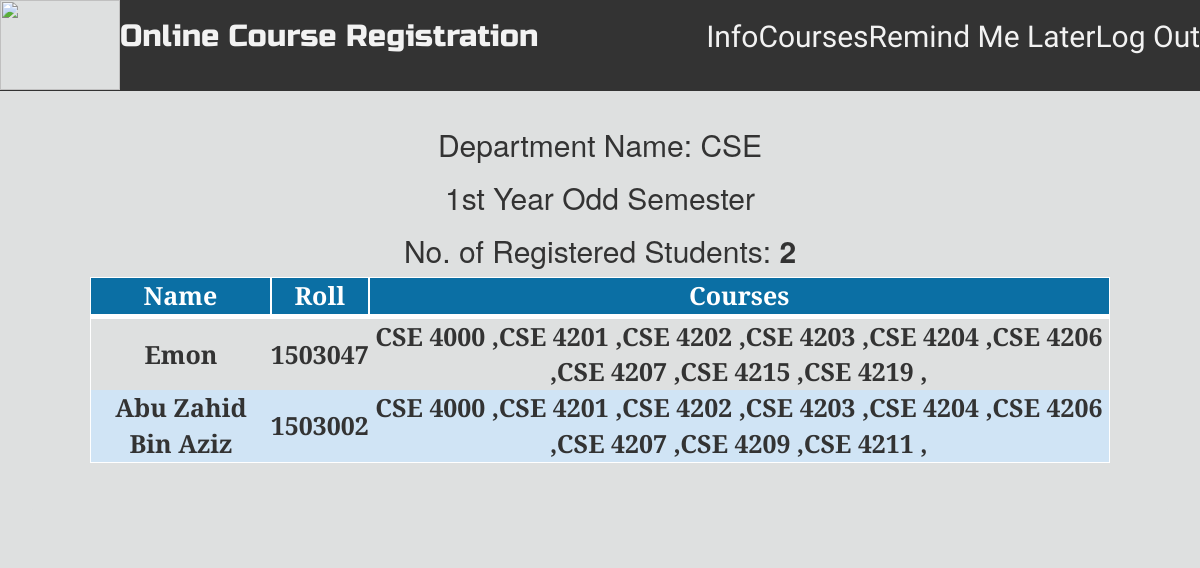
/studentlist/ (signed in), run on the app's committed database.
### course/models.py (models this page shows, shortened)
class Initial(models.Model):
    cse='CSE'
    eee='EEE'
    me='ME'
    civil='CE'
    mecha='MTE'
    glass= 'GCE'
    ece='ECE'
    ete='ETE'
    arch= 'ARCH'
    urp='URP'
    becm= 'BECM'
    mse='MSE'
    ipe='IPE'
    cfpe= 'CFPE'
    odd1='1st Year Odd Semester'
    even1='1st Year Even Semester'
    odd2='2nd Year Odd Semester'
    even2='2nd Year Even Semester'
    odd3='3rd Year Odd Semester'
    even3='3rd Year Even Semester'
    odd4='4th Year Odd Semester'
    even4='4th Year Even Semester'
    c=(
    (cse,'CSE'),
    (eee,'EEE'),
    (me,'ME'),
    (civil,'CE'),
    (mecha,'MTE'),
    (glass,'GCE'),
    (ece,'ECE'),
    (ete,'ETE'),
    (arch,'ARCH'),
    (urp,'URP'),
    (becm,'BECM'),
    (mse,'MSE'),
    (ipe,'IPE'),
    (cfpe,'CFPE'),
    )
    d=(
        (odd1,'1st Year Odd Semester'),
        (even1,'1st Year Even Semester'),
        (odd2,'2nd Year Odd Semester'),
        (even2,'2nd Year Even Semester'),
        (odd3,'3rd Year Odd Semester'),
        (even3,'3rd Year Even Semester'),
        (odd4,'4th Year Odd Semester'),
        (even4,'4th Year Even Semester'),
    )
    Semester = models.CharField(max_length=256,choices=d,default=odd1)
    Department = models.CharField(max_length=256, choices=c,default=cse)

class Registration(models.Model):
    cse='CSE'
    eee='EEE'
    me='ME'
    civil='CE'
    mecha='MTE'
    glass= 'GCE'
    ece='ECE'
    ete='ETE'
    arch= 'ARCH'
    urp='URP'
    becm= 'BECM'
    mse='MSE'
    ipe='IPE'
    cfpe= 'CFPE'
    odd1='1st Year Odd Semester'
    even1='1st Year Even Semester'
    odd2='2nd Year Odd Semester'
    even2='2nd Year Even Semester'
    odd3='3rd Year Odd Semester'
    even3='3rd Year Even Semester'
    odd4='4th Year Odd Semester'
    even4='4th Year Even Semester'
    c=(
    (cse,'CSE'),
    (eee,'EEE'),
    (me,'ME'),
    (civil,'CE'),
    (mecha,'MTE'),
    (glass,'GCE'),
    (ece,'ECE'),
    (ete,'ETE'),
    (arch,'ARCH'),
    (urp,'URP'),
    (becm,'BECM'),
    (mse,'MSE'),
    (ipe,'IPE'),
    (cfpe,'CFPE'),
    )
    d=(
        (odd1,'1st Year Odd Semester'),
        (even1,'1st Year Even Semester'),
        (odd2,'2nd Year Odd Semester'),
        (even2,'2nd Year Even Semester'),
        (odd3,'3rd Year Odd Semester'),
        (even3,'3rd Year Even Semester'),
        (odd4,'4th Year Odd Semester'),
        (even4,'4th Year Even Semester'),
    )
    Semester = models.CharField(max_length=256,choices=d,default=odd1)
    Department = models.CharField(max_length=256, choices=c,default=cse)
    Name= models.CharField(max_length=256)
    Roll= models.CharField(max_length=7)
    Credit= models.FloatField()
    Backlogs= models.TextField(max_length=256,blank=True)
    Courses= models.CharField(max_length=512,default="Some String")

### course/views.py (the view)
# urls.py: url(r'^studentlist/',views.StudentList,name='studentlist'),
@login_required(login_url='/accounts/login/')
def StudentList(request):
    x= Initial.objects.filter().order_by('-id')[0]
    z=  Initial.objects.filter().order_by('-id')[1]
    print(x,z)
    my_dict={'x':x,'z':z}
    print(my_dict["x"].Department)
    print(my_dict["x"].Semester)
    sem=my_dict["x"].Semester
    dep=my_dict["x"].Department
    y= Registration.objects.filter(Department=my_dict["x"].Department,Semester=my_dict["x"].Semester)
    s=  Registration.objects.filter(Department=my_dict["x"].Department,Semester=my_dict["x"].Semester).count()
    return render(request,'course/studentlist.html',{'y':y,'sem':sem,'dep':dep,'s':s})

### templates/course/studentlist.html
{% extends "course/base.html" %}
{% block content %}
<br><br><br>
<div class="container">
  <div class="jumbotron">
    <h2 align='center'>Department Name: {{dep}}</h2>
    <h2 align='center'>{{sem}}</h2>
    <h2 align='center'>No. of Registered Students: <b>{{s}}</b> </h2>
    <table class="paleBlueRows">
      <thead>
        <tr>
        <th>Name</th>
        <th>Roll</th>
        <th>Courses</th>
        </tr>
      </thead>
      <tbody>
      {% for c in y %}
      <tr>
      <td>{{ c.Name }}</td><td>{{ c.Roll }}</td> <td>{{c.Courses}}</td>
      </tr>
      {% endfor %}
      </tbody>
    </table>
  </div>
</div>
{% endblock %}

### static/css/master.css (style rules this page uses)
.new { background-color: #dee0e0; }
.jumbotron { background-color: #dee0e0; padding-bottom: : 0; margin-bottom: : 0; min-height: 300px; }
table.paleBlueRows { font-family: 'Arvo', serif; border: 1px solid #FFFFFF; table-layout: auto; width: 100%; text-align: center; }
table.paleBlueRows td, table.paleBlueRows th { border: 0px solid #FFFFFF; font-size: 25px; padding: 0px 0px; }
table.paleBlueRows tbody td { font-size: 25px; font-weight: bold; }
table.paleBlueRows tr:nth-child(even) { background: #D0E4F5; }
table.paleBlueRows thead { background: #0B6FA4; border-bottom: 5px solid #FFFFFF; }
table.paleBlueRows thead th { font-size: 25px; font-weight: bold; color: #FFFFFF; text-align: center; border-left: 2px solid #FFFFFF; }
table.paleBlueRows thead th:first-child { border-left: none; }

### data on the page
Initial: Department "CSE", Semester "1st Year Odd Semester"
Registration: Name "Emon", Roll "1503047", Courses "CSE 4000 ,CSE 4201 ,CSE 4202 ,CSE 4203 ,CSE 4204 ,CSE 4206 ,CSE 4207 ,CSE 4215 ,CSE 4219 ,"
Registration: Name "Abu Zahid Bin Aziz", Roll "1503002", Courses "CSE 4000 ,CSE 4201 ,CSE 4202 ,CSE 4203 ,CSE 4204 ,CSE 4206 ,CSE 4207 ,CSE 4209 ,CSE 4211 ,"

### other printed values
{{ s }} "2"
